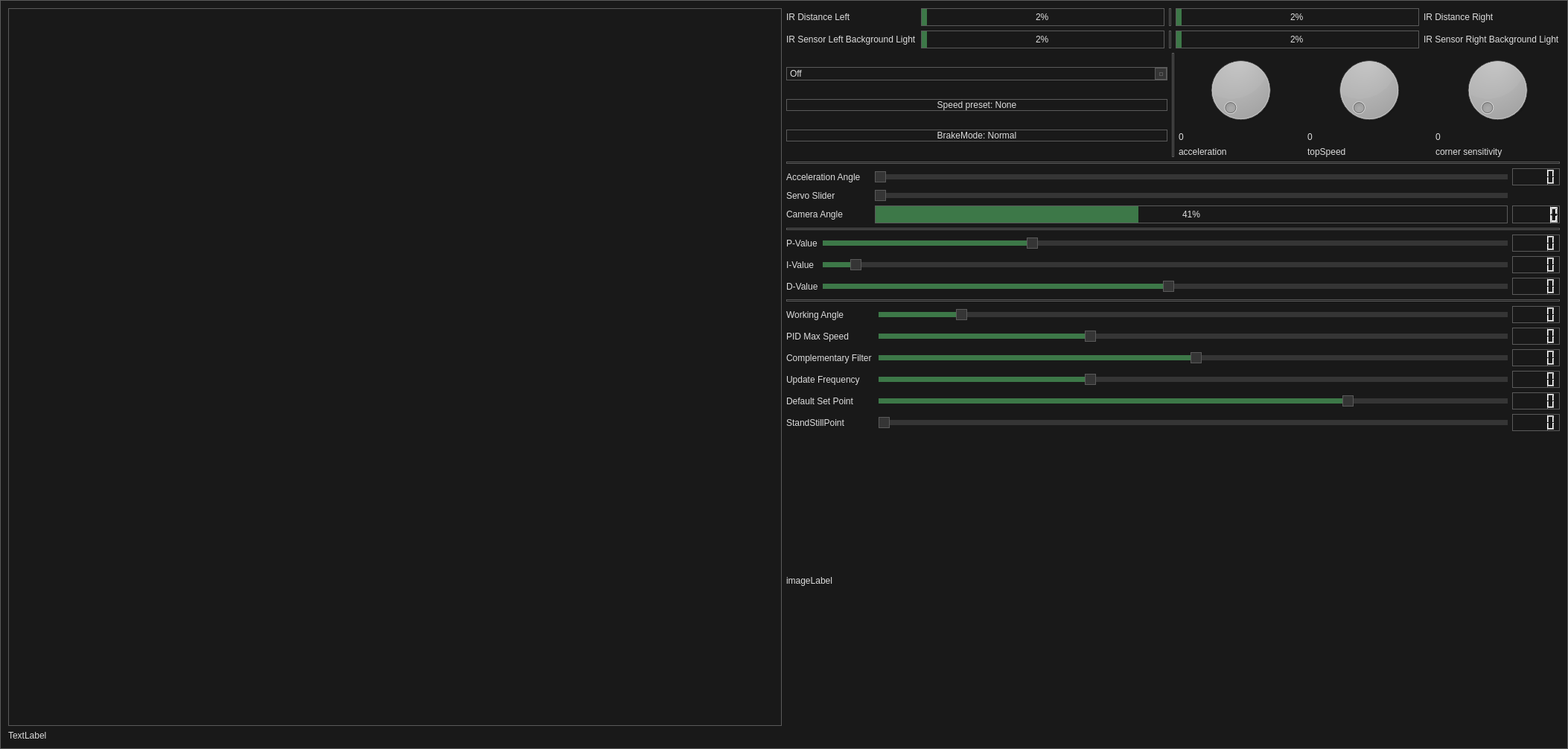
<?xml version="1.0" encoding="UTF-8"?>
<ui version="4.0">
 <class>MainWindow</class>
 <widget class="QMainWindow" name="MainWindow">
  <property name="geometry">
   <rect>
    <x>0</x>
    <y>0</y>
    <width>2106</width>
    <height>1006</height>
   </rect>
  </property>
  <property name="windowTitle">
   <string>MainWindow</string>
  </property>
  <property name="styleSheet">
   <string notr="true">/*
	Copyright 2013 Emanuel Claesson

	Licensed under the Apache License, Version 2.0 (the &quot;License&quot;);
	you may not use this file except in compliance with the License.
	You may obtain a copy of the License at

		http://www.apache.org/licenses/LICENSE-2.0

	Unless required by applicable law or agreed to in writing, software
	distributed under the License is distributed on an &quot;AS IS&quot; BASIS,
	WITHOUT WARRANTIES OR CONDITIONS OF ANY KIND, either express or implied.
	See the License for the specific language governing permissions and
	limitations under the License.
*/

/*
	COLOR_DARK     = #191919
	COLOR_MEDIUM   = #353535
	COLOR_MEDLIGHT = #5A5A5A
	COLOR_LIGHT    = #DDDDDD
	COLOR_ACCENT   = #3D7848
*/

* {
	background: #191919;
	color: #DDDDDD;
	border: 1px solid #5A5A5A;
}

QWidget::item:selected {
	background: #3D7848;
}

QCheckBox, QRadioButton {
	border: none;
}

QRadioButton::indicator, QCheckBox::indicator {
	width: 13px;
	height: 13px;
}

QRadioButton::indicator::unchecked, QCheckBox::indicator::unchecked {
	border: 1px solid #5A5A5A;
	background: none;
}

QRadioButton::indicator:unchecked:hover, QCheckBox::indicator:unchecked:hover {
	border: 1px solid #DDDDDD;
}

QRadioButton::indicator::checked, QCheckBox::indicator::checked {
	border: 1px solid #5A5A5A;
	background: #5A5A5A;
}

QRadioButton::indicator:checked:hover, QCheckBox::indicator:checked:hover {
	border: 1px solid #DDDDDD;
	background: #DDDDDD;
}

QGroupBox {
	margin-top: 6px;
}

QGroupBox::title {
	top: -7px;
	left: 7px;
}

QScrollBar {
	border: 1px solid #5A5A5A;
	background: #191919;
}

QScrollBar:horizontal {
	height: 15px;
	margin: 0px 0px 0px 32px;
}

QScrollBar:vertical {
	width: 15px;
	margin: 32px 0px 0px 0px;
}

QScrollBar::handle {
	background: #353535;
	border: 1px solid #5A5A5A;
}

QScrollBar::handle:horizontal {
	border-width: 0px 1px 0px 1px;
}

QScrollBar::handle:vertical {
	border-width: 1px 0px 1px 0px;
}

QScrollBar::handle:horizontal {
	min-width: 20px;
}

QScrollBar::handle:vertical {
	min-height: 20px;
}

QScrollBar::add-line, QScrollBar::sub-line {
	background:#353535;
	border: 1px solid #5A5A5A;
	subcontrol-origin: margin;
}

QScrollBar::add-line {
	position: absolute;
}

QScrollBar::add-line:horizontal {
	width: 15px;
	subcontrol-position: left;
	left: 15px;
}

QScrollBar::add-line:vertical {
	height: 15px;
	subcontrol-position: top;
	top: 15px;
}

QScrollBar::sub-line:horizontal {
	width: 15px;
	subcontrol-position: top left;
}

QScrollBar::sub-line:vertical {
	height: 15px;
	subcontrol-position: top;
}

QScrollBar:left-arrow, QScrollBar::right-arrow, QScrollBar::up-arrow, QScrollBar::down-arrow {
	border: 1px solid #5A5A5A;
	width: 3px;
	height: 3px;
}

QScrollBar::add-page, QScrollBar::sub-page {
	background: none;
}

QAbstractButton:hover {
	background: #353535;
}

QAbstractButton:pressed {
	background: #5A5A5A;
}

QAbstractItemView {
	show-decoration-selected: 1;
	selection-background-color: #3D7848;
	selection-color: #DDDDDD;
	alternate-background-color: #353535;
}

QHeaderView {
	border: 1px solid #5A5A5A;
}

QHeaderView::section {
	background: #191919;
	border: 1px solid #5A5A5A;
	padding: 4px;
}

QHeaderView::section:selected, QHeaderView::section::checked {
	background: #353535;
}

QTableView {
	gridline-color: #5A5A5A;
}

QTabBar {
	margin-left: 2px;
}

QTabBar::tab {
	border-radius: 0px;
	padding: 4px;
	margin: 4px;
}

QTabBar::tab:selected {
	background: #353535;
}

QComboBox::down-arrow {
	border: 1px solid #5A5A5A;
	background: #353535;
}

QComboBox::drop-down {
	border: 1px solid #5A5A5A;
	background: #353535;
}

QComboBox::down-arrow {
	width: 3px;
	height: 3px;
	border: 1px solid #5A5A5A;
}

QAbstractSpinBox {
	padding-right: 15px;
}

QAbstractSpinBox::up-button, QAbstractSpinBox::down-button {
	border: 1px solid #5A5A5A;
	background: #353535;
	subcontrol-origin: border;
}

QAbstractSpinBox::up-arrow, QAbstractSpinBox::down-arrow {
	width: 3px;
	height: 3px;
	border: 1px solid #5A5A5A;
}

QSlider {
	border: none;
}

QSlider::groove:horizontal {
	height: 5px;
	margin: 4px 0px 4px 0px;
}

QSlider::groove:vertical {
	width: 5px;
	margin: 0px 4px 0px 4px;
}

QSlider::handle {
	border: 1px solid #5A5A5A;
	background: #353535;
}

QSlider::handle:horizontal {
	width: 15px;
	margin: -4px 0px -4px 0px;
}

QSlider::handle:vertical {
	height: 15px;
	margin: 0px -4px 0px -4px;
}

QSlider::add-page:vertical, QSlider::sub-page:horizontal {
	background: #3D7848;
}

QSlider::sub-page:vertical, QSlider::add-page:horizontal {
	background: #353535;
}

QLabel {
	border: none;
}

QProgressBar {
	text-align: center;
}

QProgressBar::chunk {
	width: 1px;
	background-color: #3D7848;
}

QMenu::separator {
	background: #353535;
}</string>
  </property>
  <widget class="QWidget" name="centralWidget">
   <layout class="QVBoxLayout" name="verticalLayout_4">
    <item>
     <layout class="QHBoxLayout" name="horizontalLayout_2">
      <item>
       <widget class="QGraphicsView" name="graphicsView"/>
      </item>
      <item>
       <layout class="QVBoxLayout" name="verticalLayout_3">
        <item>
         <layout class="QGridLayout" name="gridLayout_3">
          <item row="1" column="2">
           <widget class="QProgressBar" name="ProgressbarIRLeft">
            <property name="maximum">
             <number>1000</number>
            </property>
            <property name="value">
             <number>24</number>
            </property>
           </widget>
          </item>
          <item row="1" column="5">
           <widget class="QLabel" name="label_7">
            <property name="text">
             <string>IR Sensor Right Background Light</string>
            </property>
           </widget>
          </item>
          <item row="0" column="2">
           <widget class="QProgressBar" name="progressBarIRProxyLeft">
            <property name="maximum">
             <number>1000</number>
            </property>
            <property name="value">
             <number>24</number>
            </property>
           </widget>
          </item>
          <item row="0" column="4">
           <widget class="QProgressBar" name="progressBarIRProxyRight">
            <property name="maximum">
             <number>1000</number>
            </property>
            <property name="value">
             <number>24</number>
            </property>
           </widget>
          </item>
          <item row="0" column="5">
           <widget class="QLabel" name="label_10">
            <property name="text">
             <string>IR Distance Right</string>
            </property>
           </widget>
          </item>
          <item row="0" column="0">
           <widget class="QLabel" name="label_9">
            <property name="text">
             <string>IR Distance Left</string>
            </property>
           </widget>
          </item>
          <item row="1" column="4">
           <widget class="QProgressBar" name="ProgressbarIRRight">
            <property name="maximum">
             <number>1000</number>
            </property>
            <property name="value">
             <number>24</number>
            </property>
           </widget>
          </item>
          <item row="1" column="0">
           <widget class="QLabel" name="label_6">
            <property name="text">
             <string>IR Sensor Left Background Light</string>
            </property>
           </widget>
          </item>
          <item row="0" column="3">
           <widget class="Line" name="line_3">
            <property name="orientation">
             <enum>Qt::Vertical</enum>
            </property>
           </widget>
          </item>
          <item row="1" column="3">
           <widget class="Line" name="line_4">
            <property name="orientation">
             <enum>Qt::Vertical</enum>
            </property>
           </widget>
          </item>
         </layout>
        </item>
        <item>
         <layout class="QHBoxLayout" name="horizontalLayout">
          <item>
           <layout class="QVBoxLayout" name="verticalLayout_2">
            <item>
             <widget class="QComboBox" name="comboBox">
              <item>
               <property name="text">
                <string>Off</string>
               </property>
              </item>
              <item>
               <property name="text">
                <string>Manual Wifi</string>
               </property>
              </item>
              <item>
               <property name="text">
                <string>Manual IR</string>
               </property>
              </item>
              <item>
               <property name="text">
                <string>Manual Balance Mode</string>
               </property>
              </item>
              <item>
               <property name="text">
                <string>Automatic Object Search</string>
               </property>
              </item>
              <item>
               <property name="text">
                <string>Automatic Dyson Mode</string>
               </property>
              </item>
              <item>
               <property name="text">
                <string>Automatic Battle Mode</string>
               </property>
              </item>
              <item>
               <property name="text">
                <string>Automatic Headless Mode</string>
               </property>
              </item>
              <item>
               <property name="text">
                <string>Automatic Epileptic Mode</string>
               </property>
              </item>
              <item>
               <property name="text">
                <string>Automatic Balance Object Search</string>
               </property>
              </item>
              <item>
               <property name="text">
                <string>Automatic Balance Dyson Mode</string>
               </property>
              </item>
             </widget>
            </item>
            <item>
             <widget class="QPushButton" name="pushButton">
              <property name="text">
               <string>Speed preset: None</string>
              </property>
             </widget>
            </item>
            <item>
             <widget class="QPushButton" name="buttonBrakeMode">
              <property name="text">
               <string>BrakeMode: Normal</string>
              </property>
             </widget>
            </item>
           </layout>
          </item>
          <item>
           <widget class="Line" name="line_5">
            <property name="orientation">
             <enum>Qt::Vertical</enum>
            </property>
           </widget>
          </item>
          <item>
           <layout class="QGridLayout" name="gridLayout">
            <item row="0" column="2">
             <widget class="QDial" name="CornerSlider">
              <property name="sizePolicy">
               <sizepolicy hsizetype="Minimum" vsizetype="Preferred">
                <horstretch>0</horstretch>
                <verstretch>0</verstretch>
               </sizepolicy>
              </property>
              <property name="maximum">
               <number>30000</number>
              </property>
              <property name="singleStep">
               <number>300</number>
              </property>
              <property name="pageStep">
               <number>300</number>
              </property>
             </widget>
            </item>
            <item row="2" column="1">
             <widget class="QLabel" name="TopSpeedSlider">
              <property name="text">
               <string>topSpeed</string>
              </property>
             </widget>
            </item>
            <item row="0" column="0">
             <widget class="QDial" name="accelerationSlider">
              <property name="sizePolicy">
               <sizepolicy hsizetype="Minimum" vsizetype="Preferred">
                <horstretch>0</horstretch>
                <verstretch>0</verstretch>
               </sizepolicy>
              </property>
              <property name="minimum">
               <number>1000</number>
              </property>
              <property name="maximum">
               <number>100000000</number>
              </property>
              <property name="singleStep">
               <number>100</number>
              </property>
              <property name="pageStep">
               <number>100</number>
              </property>
             </widget>
            </item>
            <item row="2" column="0">
             <widget class="QLabel" name="label">
              <property name="text">
               <string>acceleration</string>
              </property>
             </widget>
            </item>
            <item row="2" column="2">
             <widget class="QLabel" name="label_3">
              <property name="text">
               <string>corner sensitivity</string>
              </property>
             </widget>
            </item>
            <item row="0" column="1">
             <widget class="QDial" name="topSpeedSlider">
              <property name="sizePolicy">
               <sizepolicy hsizetype="Minimum" vsizetype="Preferred">
                <horstretch>0</horstretch>
                <verstretch>0</verstretch>
               </sizepolicy>
              </property>
              <property name="minimum">
               <number>100</number>
              </property>
              <property name="maximum">
               <number>150000</number>
              </property>
              <property name="singleStep">
               <number>1500</number>
              </property>
              <property name="pageStep">
               <number>1500</number>
              </property>
             </widget>
            </item>
            <item row="1" column="0">
             <widget class="QLabel" name="label_2">
              <property name="text">
               <string>0</string>
              </property>
             </widget>
            </item>
            <item row="1" column="1">
             <widget class="QLabel" name="label_4">
              <property name="text">
               <string>0</string>
              </property>
             </widget>
            </item>
            <item row="1" column="2">
             <widget class="QLabel" name="label_5">
              <property name="text">
               <string>0</string>
              </property>
             </widget>
            </item>
           </layout>
          </item>
         </layout>
        </item>
        <item>
         <widget class="Line" name="line_6">
          <property name="orientation">
           <enum>Qt::Horizontal</enum>
          </property>
         </widget>
        </item>
        <item>
         <layout class="QGridLayout" name="gridLayout_4">
          <item row="2" column="0">
           <widget class="QLabel" name="label_8">
            <property name="text">
             <string>Camera Angle</string>
            </property>
           </widget>
          </item>
          <item row="1" column="2">
           <widget class="QSlider" name="horizontalServoSlider">
            <property name="minimum">
             <number>50</number>
            </property>
            <property name="maximum">
             <number>170</number>
            </property>
            <property name="orientation">
             <enum>Qt::Horizontal</enum>
            </property>
           </widget>
          </item>
          <item row="2" column="2">
           <widget class="QProgressBar" name="progressBarCameraAngle">
            <property name="minimum">
             <number>50</number>
            </property>
            <property name="maximum">
             <number>170</number>
            </property>
            <property name="value">
             <number>100</number>
            </property>
           </widget>
          </item>
          <item row="1" column="0">
           <widget class="QLabel" name="label_11">
            <property name="text">
             <string>Servo Slider</string>
            </property>
           </widget>
          </item>
          <item row="0" column="2">
           <widget class="QSlider" name="Slider_accelerationAngle">
            <property name="maximum">
             <number>95</number>
            </property>
            <property name="orientation">
             <enum>Qt::Horizontal</enum>
            </property>
           </widget>
          </item>
          <item row="0" column="1">
           <widget class="QLabel" name="labelAccelerationAngle">
            <property name="text">
             <string/>
            </property>
           </widget>
          </item>
          <item row="0" column="0">
           <widget class="QLabel" name="label_21">
            <property name="text">
             <string>Acceleration Angle</string>
            </property>
           </widget>
          </item>
          <item row="0" column="3">
           <widget class="QLCDNumber" name="lcd_AccelerationAngle"/>
          </item>
          <item row="2" column="3">
           <widget class="QLCDNumber" name="lcdServoAngle"/>
          </item>
         </layout>
        </item>
        <item>
         <widget class="Line" name="line">
          <property name="orientation">
           <enum>Qt::Horizontal</enum>
          </property>
         </widget>
        </item>
        <item>
         <layout class="QGridLayout" name="gridLayout_2">
          <item row="1" column="1">
           <widget class="QSlider" name="PSlider">
            <property name="value">
             <number>30</number>
            </property>
            <property name="orientation">
             <enum>Qt::Horizontal</enum>
            </property>
           </widget>
          </item>
          <item row="2" column="1">
           <widget class="QSlider" name="ISlider">
            <property name="value">
             <number>4</number>
            </property>
            <property name="orientation">
             <enum>Qt::Horizontal</enum>
            </property>
           </widget>
          </item>
          <item row="2" column="0">
           <widget class="QLabel" name="label_13">
            <property name="text">
             <string>I-Value</string>
            </property>
           </widget>
          </item>
          <item row="1" column="2">
           <widget class="QLCDNumber" name="lcdP"/>
          </item>
          <item row="3" column="2">
           <widget class="QLCDNumber" name="lcdD"/>
          </item>
          <item row="3" column="0">
           <widget class="QLabel" name="label_14">
            <property name="text">
             <string>D-Value</string>
            </property>
           </widget>
          </item>
          <item row="2" column="2">
           <widget class="QLCDNumber" name="lcdI"/>
          </item>
          <item row="1" column="0">
           <widget class="QLabel" name="label_12">
            <property name="text">
             <string>P-Value</string>
            </property>
           </widget>
          </item>
          <item row="3" column="1">
           <widget class="QSlider" name="DSlider">
            <property name="value">
             <number>50</number>
            </property>
            <property name="orientation">
             <enum>Qt::Horizontal</enum>
            </property>
           </widget>
          </item>
         </layout>
        </item>
        <item>
         <widget class="Line" name="line_2">
          <property name="orientation">
           <enum>Qt::Horizontal</enum>
          </property>
         </widget>
        </item>
        <item>
         <layout class="QGridLayout" name="gridLayout_6">
          <item row="7" column="1">
           <widget class="QSlider" name="Slider_UdateFerquency">
            <property name="minimum">
             <number>1000</number>
            </property>
            <property name="maximum">
             <number>10000</number>
            </property>
            <property name="value">
             <number>4000</number>
            </property>
            <property name="orientation">
             <enum>Qt::Horizontal</enum>
            </property>
           </widget>
          </item>
          <item row="1" column="0">
           <widget class="QLabel" name="label_18">
            <property name="text">
             <string>PID Max Speed</string>
            </property>
           </widget>
          </item>
          <item row="7" column="0">
           <widget class="QLabel" name="label_16">
            <property name="text">
             <string>Update Frequency</string>
            </property>
           </widget>
          </item>
          <item row="2" column="1">
           <widget class="QSlider" name="Slider_ComplemetaryFilter">
            <property name="minimum">
             <number>900</number>
            </property>
            <property name="maximum">
             <number>999</number>
            </property>
            <property name="value">
             <number>950</number>
            </property>
            <property name="orientation">
             <enum>Qt::Horizontal</enum>
            </property>
           </widget>
          </item>
          <item row="1" column="1">
           <widget class="QSlider" name="Slider_PIDMaxSpeed">
            <property name="minimum">
             <number>100</number>
            </property>
            <property name="maximum">
             <number>1000</number>
            </property>
            <property name="value">
             <number>400</number>
            </property>
            <property name="orientation">
             <enum>Qt::Horizontal</enum>
            </property>
           </widget>
          </item>
          <item row="8" column="1">
           <widget class="QSlider" name="Slider_DefaultSetPoint">
            <property name="minimum">
             <number>-20</number>
            </property>
            <property name="maximum">
             <number>20</number>
            </property>
            <property name="value">
             <number>10</number>
            </property>
            <property name="orientation">
             <enum>Qt::Horizontal</enum>
            </property>
           </widget>
          </item>
          <item row="2" column="0">
           <widget class="QLabel" name="label_17">
            <property name="text">
             <string>Complementary Filter </string>
            </property>
           </widget>
          </item>
          <item row="8" column="0">
           <widget class="QLabel" name="label_15">
            <property name="text">
             <string>Default Set Point</string>
            </property>
           </widget>
          </item>
          <item row="2" column="2">
           <widget class="QLCDNumber" name="lcdComFilter"/>
          </item>
          <item row="7" column="2">
           <widget class="QLCDNumber" name="lcdUpdateFilter"/>
          </item>
          <item row="0" column="2">
           <widget class="QLCDNumber" name="lcdWorkingAngle"/>
          </item>
          <item row="1" column="2">
           <widget class="QLCDNumber" name="lcdPIDMAXSPEED"/>
          </item>
          <item row="8" column="2">
           <widget class="QLCDNumber" name="lcdDefaultSetPoint"/>
          </item>
          <item row="0" column="1">
           <widget class="QSlider" name="Slider_WorkingAngle">
            <property name="minimum">
             <number>20</number>
            </property>
            <property name="maximum">
             <number>100</number>
            </property>
            <property name="value">
             <number>30</number>
            </property>
            <property name="orientation">
             <enum>Qt::Horizontal</enum>
            </property>
           </widget>
          </item>
          <item row="0" column="0">
           <widget class="QLabel" name="label_19">
            <property name="text">
             <string>Working Angle</string>
            </property>
           </widget>
          </item>
          <item row="9" column="2">
           <widget class="QLCDNumber" name="lcdStandStill"/>
          </item>
          <item row="9" column="1">
           <widget class="QSlider" name="Slider_StandStill">
            <property name="orientation">
             <enum>Qt::Horizontal</enum>
            </property>
           </widget>
          </item>
          <item row="9" column="0">
           <widget class="QLabel" name="label_20">
            <property name="text">
             <string>StandStillPoint</string>
            </property>
           </widget>
          </item>
         </layout>
        </item>
        <item>
         <widget class="QLabel" name="cameraLabel">
          <property name="sizePolicy">
           <sizepolicy hsizetype="Preferred" vsizetype="Expanding">
            <horstretch>0</horstretch>
            <verstretch>0</verstretch>
           </sizepolicy>
          </property>
          <property name="text">
           <string>imageLabel</string>
          </property>
         </widget>
        </item>
       </layout>
      </item>
     </layout>
    </item>
    <item>
     <widget class="QLabel" name="label_status_bar">
      <property name="text">
       <string>TextLabel</string>
      </property>
     </widget>
    </item>
   </layout>
  </widget>
 </widget>
 <layoutdefault spacing="6" margin="11"/>
 <resources/>
 <connections>
  <connection>
   <sender>accelerationSlider</sender>
   <signal>valueChanged(int)</signal>
   <receiver>label_2</receiver>
   <slot>setNum(int)</slot>
   <hints>
    <hint type="sourcelabel">
     <x>1746</x>
     <y>153</y>
    </hint>
    <hint type="destinationlabel">
     <x>1746</x>
     <y>191</y>
    </hint>
   </hints>
  </connection>
  <connection>
   <sender>topSpeedSlider</sender>
   <signal>valueChanged(int)</signal>
   <receiver>label_4</receiver>
   <slot>setNum(int)</slot>
   <hints>
    <hint type="sourcelabel">
     <x>1919</x>
     <y>158</y>
    </hint>
    <hint type="destinationlabel">
     <x>1919</x>
     <y>191</y>
    </hint>
   </hints>
  </connection>
  <connection>
   <sender>CornerSlider</sender>
   <signal>valueChanged(int)</signal>
   <receiver>label_5</receiver>
   <slot>setNum(int)</slot>
   <hints>
    <hint type="sourcelabel">
     <x>2092</x>
     <y>159</y>
    </hint>
    <hint type="destinationlabel">
     <x>2092</x>
     <y>191</y>
    </hint>
   </hints>
  </connection>
  <connection>
   <sender>PSlider</sender>
   <signal>valueChanged(int)</signal>
   <receiver>lcdP</receiver>
   <slot>display(int)</slot>
   <hints>
    <hint type="sourcelabel">
     <x>2023</x>
     <y>346</y>
    </hint>
    <hint type="destinationlabel">
     <x>2093</x>
     <y>347</y>
    </hint>
   </hints>
  </connection>
  <connection>
   <sender>ISlider</sender>
   <signal>valueChanged(int)</signal>
   <receiver>lcdI</receiver>
   <slot>display(int)</slot>
   <hints>
    <hint type="sourcelabel">
     <x>2023</x>
     <y>375</y>
    </hint>
    <hint type="destinationlabel">
     <x>2093</x>
     <y>376</y>
    </hint>
   </hints>
  </connection>
  <connection>
   <sender>DSlider</sender>
   <signal>valueChanged(int)</signal>
   <receiver>lcdD</receiver>
   <slot>display(int)</slot>
   <hints>
    <hint type="sourcelabel">
     <x>2023</x>
     <y>404</y>
    </hint>
    <hint type="destinationlabel">
     <x>2093</x>
     <y>405</y>
    </hint>
   </hints>
  </connection>
  <connection>
   <sender>Slider_WorkingAngle</sender>
   <signal>valueChanged(int)</signal>
   <receiver>lcdWorkingAngle</receiver>
   <slot>display(int)</slot>
   <hints>
    <hint type="sourcelabel">
     <x>2023</x>
     <y>444</y>
    </hint>
    <hint type="destinationlabel">
     <x>2093</x>
     <y>445</y>
    </hint>
   </hints>
  </connection>
  <connection>
   <sender>Slider_PIDMaxSpeed</sender>
   <signal>valueChanged(int)</signal>
   <receiver>lcdPIDMAXSPEED</receiver>
   <slot>display(int)</slot>
   <hints>
    <hint type="sourcelabel">
     <x>2023</x>
     <y>473</y>
    </hint>
    <hint type="destinationlabel">
     <x>2093</x>
     <y>474</y>
    </hint>
   </hints>
  </connection>
  <connection>
   <sender>Slider_ComplemetaryFilter</sender>
   <signal>valueChanged(int)</signal>
   <receiver>lcdComFilter</receiver>
   <slot>display(int)</slot>
   <hints>
    <hint type="sourcelabel">
     <x>2023</x>
     <y>502</y>
    </hint>
    <hint type="destinationlabel">
     <x>2093</x>
     <y>503</y>
    </hint>
   </hints>
  </connection>
  <connection>
   <sender>Slider_UdateFerquency</sender>
   <signal>valueChanged(int)</signal>
   <receiver>lcdUpdateFilter</receiver>
   <slot>display(int)</slot>
   <hints>
    <hint type="sourcelabel">
     <x>2023</x>
     <y>531</y>
    </hint>
    <hint type="destinationlabel">
     <x>2093</x>
     <y>532</y>
    </hint>
   </hints>
  </connection>
  <connection>
   <sender>Slider_DefaultSetPoint</sender>
   <signal>valueChanged(int)</signal>
   <receiver>lcdDefaultSetPoint</receiver>
   <slot>display(int)</slot>
   <hints>
    <hint type="sourcelabel">
     <x>2023</x>
     <y>560</y>
    </hint>
    <hint type="destinationlabel">
     <x>2093</x>
     <y>561</y>
    </hint>
   </hints>
  </connection>
  <connection>
   <sender>Slider_StandStill</sender>
   <signal>valueChanged(int)</signal>
   <receiver>lcdStandStill</receiver>
   <slot>display(int)</slot>
   <hints>
    <hint type="sourcelabel">
     <x>2001</x>
     <y>574</y>
    </hint>
    <hint type="destinationlabel">
     <x>2053</x>
     <y>581</y>
    </hint>
   </hints>
  </connection>
  <connection>
   <sender>Slider_accelerationAngle</sender>
   <signal>valueChanged(int)</signal>
   <receiver>lcd_AccelerationAngle</receiver>
   <slot>display(int)</slot>
   <hints>
    <hint type="sourcelabel">
     <x>1919</x>
     <y>250</y>
    </hint>
    <hint type="destinationlabel">
     <x>2077</x>
     <y>239</y>
    </hint>
   </hints>
  </connection>
  <connection>
   <sender>progressBarCameraAngle</sender>
   <signal>valueChanged(int)</signal>
   <receiver>lcdServoAngle</receiver>
   <slot>display(int)</slot>
   <hints>
    <hint type="sourcelabel">
     <x>1919</x>
     <y>287</y>
    </hint>
    <hint type="destinationlabel">
     <x>2047</x>
     <y>296</y>
    </hint>
   </hints>
  </connection>
 </connections>
</ui>
